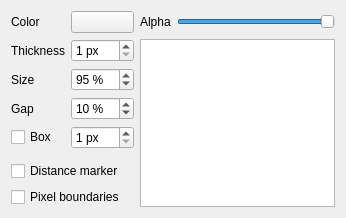
<?xml version="1.0" encoding="UTF-8"?>
<ui version="4.0">
 <class>Form</class>
 <widget class="QWidget" name="Form">
  <property name="geometry">
   <rect>
    <x>0</x>
    <y>0</y>
    <width>346</width>
    <height>202</height>
   </rect>
  </property>
  <property name="windowTitle">
   <string>Form</string>
  </property>
  <layout class="QGridLayout" name="gridLayout">
   <item row="8" column="0">
    <spacer name="verticalSpacer">
     <property name="orientation">
      <enum>Qt::Vertical</enum>
     </property>
     <property name="sizeHint" stdset="0">
      <size>
       <width>20</width>
       <height>40</height>
      </size>
     </property>
    </spacer>
   </item>
   <item row="4" column="1">
    <widget class="QSpinBox" name="spinBoxDotSize">
     <property name="enabled">
      <bool>true</bool>
     </property>
     <property name="suffix">
      <string> px</string>
     </property>
     <property name="minimum">
      <number>1</number>
     </property>
     <property name="maximum">
      <number>100</number>
     </property>
     <property name="singleStep">
      <number>5</number>
     </property>
     <property name="value">
      <number>1</number>
     </property>
    </widget>
   </item>
   <item row="3" column="0">
    <widget class="QLabel" name="label_3">
     <property name="enabled">
      <bool>true</bool>
     </property>
     <property name="text">
      <string>Gap</string>
     </property>
    </widget>
   </item>
   <item row="0" column="0">
    <widget class="QLabel" name="label_14">
     <property name="enabled">
      <bool>true</bool>
     </property>
     <property name="text">
      <string>Color</string>
     </property>
    </widget>
   </item>
   <item row="0" column="3">
    <widget class="QSlider" name="spinBoxCrosshairAlpha">
     <property name="enabled">
      <bool>true</bool>
     </property>
     <property name="maximum">
      <number>255</number>
     </property>
     <property name="value">
      <number>255</number>
     </property>
     <property name="orientation">
      <enum>Qt::Horizontal</enum>
     </property>
    </widget>
   </item>
   <item row="1" column="0">
    <widget class="QLabel" name="label">
     <property name="enabled">
      <bool>true</bool>
     </property>
     <property name="text">
      <string>Thickness</string>
     </property>
    </widget>
   </item>
   <item row="2" column="0">
    <widget class="QLabel" name="label_2">
     <property name="enabled">
      <bool>true</bool>
     </property>
     <property name="text">
      <string>Size</string>
     </property>
    </widget>
   </item>
   <item row="2" column="1">
    <widget class="QSpinBox" name="spinBoxCrosshairSize">
     <property name="enabled">
      <bool>true</bool>
     </property>
     <property name="suffix">
      <string> %</string>
     </property>
     <property name="maximum">
      <number>100</number>
     </property>
     <property name="singleStep">
      <number>5</number>
     </property>
     <property name="value">
      <number>95</number>
     </property>
    </widget>
   </item>
   <item row="0" column="1">
    <widget class="QgsColorButton" name="btnCrosshairColor">
     <property name="enabled">
      <bool>true</bool>
     </property>
     <property name="colorDialogTitle">
      <string>Select Map Canvas Background Color</string>
     </property>
     <property name="color">
      <color>
       <red>255</red>
       <green>0</green>
       <blue>0</blue>
      </color>
     </property>
    </widget>
   </item>
   <item row="7" column="0" colspan="2">
    <widget class="QCheckBox" name="cbShowPixelBoundaries">
     <property name="text">
      <string>Pixel boundaries</string>
     </property>
    </widget>
   </item>
   <item row="1" column="2" rowspan="7" colspan="2">
    <widget class="QgsMapCanvas" name="mapCanvas">
     <property name="enabled">
      <bool>true</bool>
     </property>
    </widget>
   </item>
   <item row="1" column="1">
    <widget class="QSpinBox" name="spinBoxCrosshairThickness">
     <property name="enabled">
      <bool>true</bool>
     </property>
     <property name="suffix">
      <string> px</string>
     </property>
     <property name="minimum">
      <number>1</number>
     </property>
    </widget>
   </item>
   <item row="4" column="0">
    <widget class="QCheckBox" name="cbCrosshairShowDot">
     <property name="enabled">
      <bool>true</bool>
     </property>
     <property name="text">
      <string>Box</string>
     </property>
    </widget>
   </item>
   <item row="0" column="4">
    <spacer name="horizontalSpacer_2">
     <property name="orientation">
      <enum>Qt::Horizontal</enum>
     </property>
     <property name="sizeHint" stdset="0">
      <size>
       <width>40</width>
       <height>20</height>
      </size>
     </property>
    </spacer>
   </item>
   <item row="3" column="1">
    <widget class="QSpinBox" name="spinBoxCrosshairGap">
     <property name="enabled">
      <bool>true</bool>
     </property>
     <property name="suffix">
      <string> %</string>
     </property>
     <property name="prefix">
      <string/>
     </property>
     <property name="maximum">
      <number>100</number>
     </property>
     <property name="singleStep">
      <number>5</number>
     </property>
     <property name="value">
      <number>10</number>
     </property>
    </widget>
   </item>
   <item row="0" column="2">
    <widget class="QLabel" name="label_13">
     <property name="enabled">
      <bool>true</bool>
     </property>
     <property name="text">
      <string>Alpha</string>
     </property>
    </widget>
   </item>
   <item row="6" column="0" colspan="2">
    <widget class="QCheckBox" name="cbShowDistanceMarker">
     <property name="text">
      <string>Distance marker</string>
     </property>
    </widget>
   </item>
  </layout>
 </widget>
 <customwidgets>
  <customwidget>
   <class>QgsColorButton</class>
   <extends>QPushButton</extends>
   <header>qgscolorbutton.h</header>
  </customwidget>
  <customwidget>
   <class>QgsMapCanvas</class>
   <extends>QGraphicsView</extends>
   <header>qgis.gui</header>
  </customwidget>
 </customwidgets>
 <resources/>
 <connections/>
</ui>
